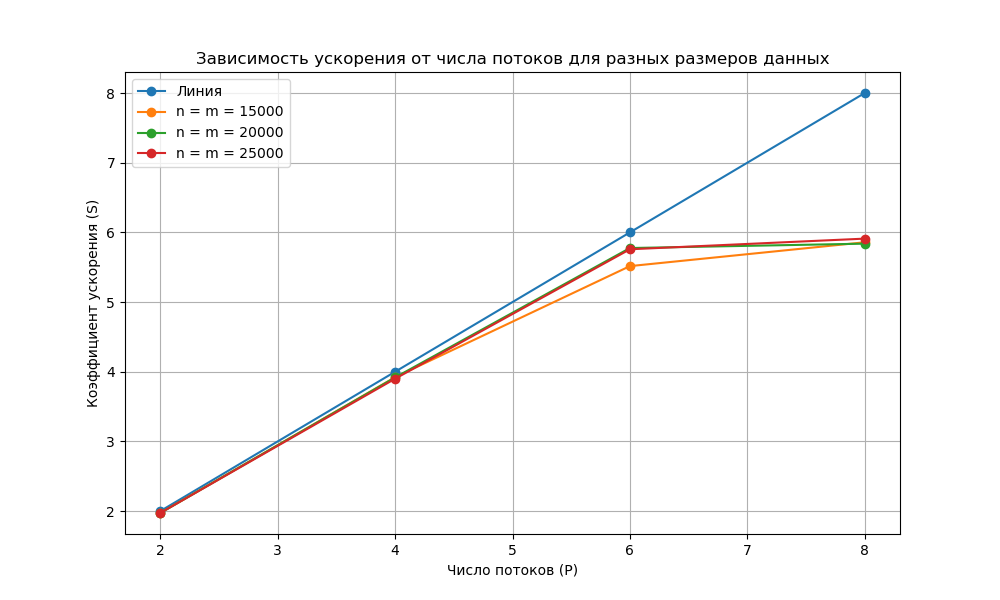

This chart was generated by the following Python code:
import matplotlib.pyplot as plt

# Значения коэффициентов ускорения для различных n = m и P потоков
data = {
    (0, 0): {2: 2, 4: 4, 6: 6, 8: 8},
    (15000, 15000): {2: 1.973411, 4: 3.921612, 6: 5.516074, 8: 5.858180},
    (20000, 20000): {2: 1.973315, 4: 3.917851, 6: 5.775410, 8: 5.838232},
    (25000, 25000): {2: 1.973441, 4: 3.899721, 6: 5.757705, 8: 5.910381}
    
    
}

# Построение графика
plt.figure(figsize=(10, 6))

for (n, m), acceleration in data.items():
    if m == 0:
        plt.plot(list(acceleration.keys()), list(acceleration.values()), marker='o', label=f'Линия')
    else:
        plt.plot(list(acceleration.keys()), list(acceleration.values()), marker='o', label=f'n = m = {n}')

plt.xlabel('Число потоков (P)')
plt.ylabel('Коэффициент ускорения (S)')
plt.title('Зависимость ускорения от числа потоков для разных размеров данных')
plt.legend()
plt.grid(True)
plt.savefig('graph.png')
plt.show()